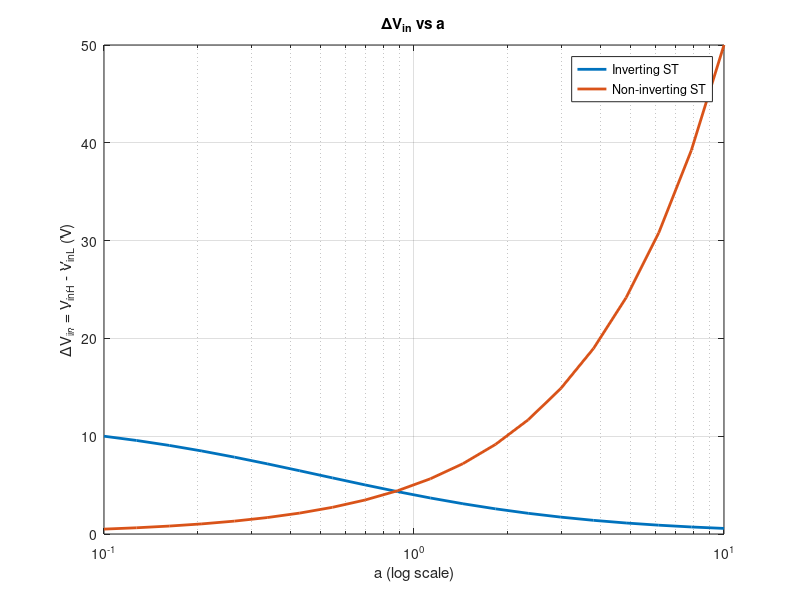
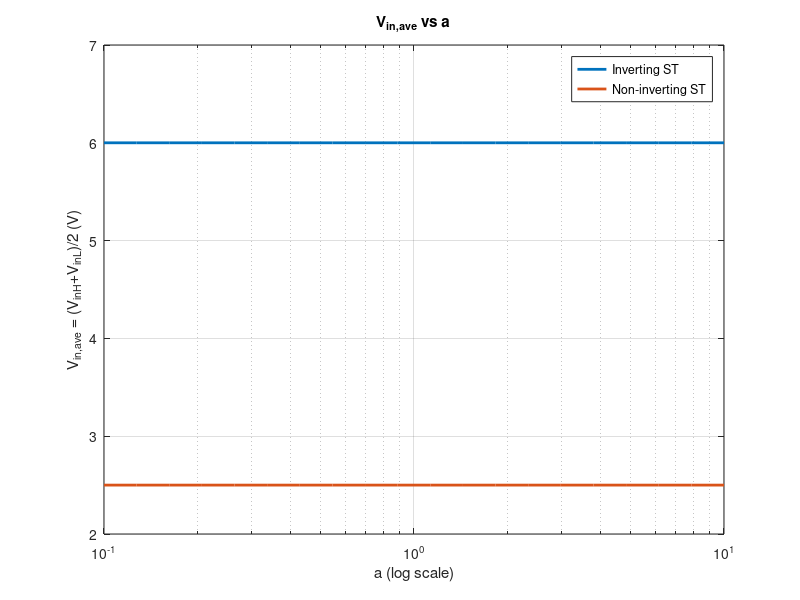
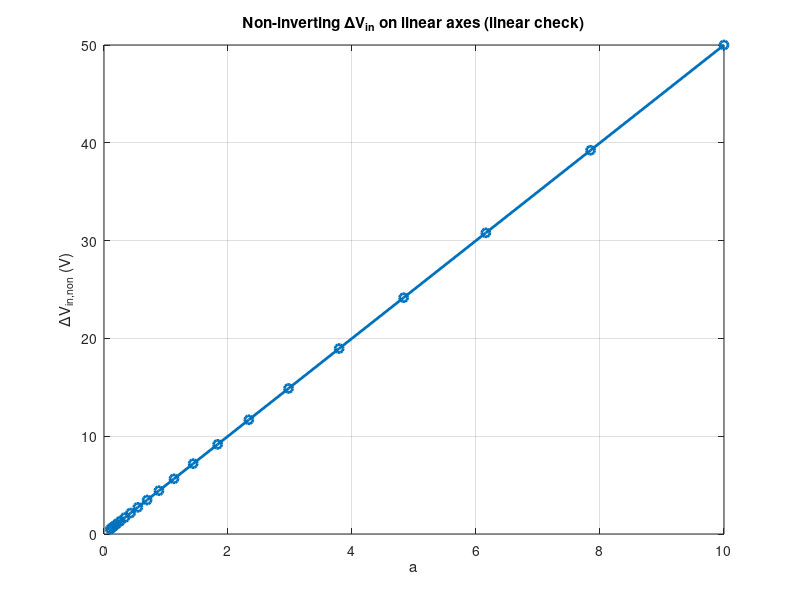
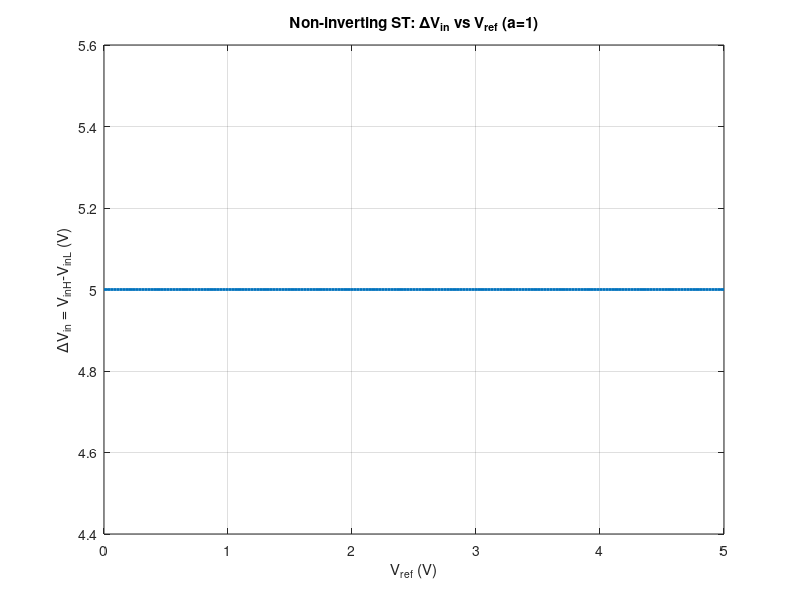

Write the MATLAB code that produced these figures, in order.
% Schmitt-trigger switching-threshold and hysteresis sweeps.
% EE A333L, Spring 2026; course-provided threshold equations.
% Lab-report collaborator attribution: ../NOTICE.md.
% Recovered from lab2.m; model body retained, sampling comment corrected.

clear; clc; close all;

% Recovered sampling: 20 points spanning two decades from 0.1 to 10
a = logspace(-1, 1, 20);   % 0.1 -> 10, 20 points

%% Inverting ST (given equations)
Vdc = 12;
VinH_inv = Vdc .* (1 + a) ./ (1 + 2*a);
VinL_inv = Vdc .* a       ./ (1 + 2*a);

dVin_inv   = VinH_inv - VinL_inv;          % = Vdc./(1+2*a), decreasing
Vinave_inv = 0.5*(VinH_inv + VinL_inv);    % = Vdc/2 (constant)

%% Non-inverting ST (Vref=2.5, VoutH=5)
Vref  = 2.5;
VoutH = 5;

VinH_non = (1 + a).*Vref;
VinL_non = (1 + a).*Vref - a.*VoutH;

dVin_non   = VinH_non - VinL_non;          % = a*VoutH = 5a, linear in a
Vinave_non = 0.5*(VinH_non + VinL_non);

%% Hysteresis width versus resistor ratio (logarithmic x-axis)
figure;
semilogx(a, dVin_inv, 'LineWidth', 2); hold on;
semilogx(a, dVin_non, 'LineWidth', 2);
grid on;
xlabel('a (log scale)');
ylabel('\DeltaV_{in} = V_{inH} - V_{inL} (V)');
legend('Inverting ST','Non-inverting ST','Location','best');
title('\DeltaV_{in} vs a');

%% Switching midpoint versus resistor ratio (logarithmic x-axis)
figure;
semilogx(a, Vinave_inv, 'LineWidth', 2); hold on;
semilogx(a, Vinave_non, 'LineWidth', 2);
grid on;
xlabel('a (log scale)');
ylabel('V_{in,ave} = (V_{inH}+V_{inL})/2 (V)');
legend('Inverting ST','Non-inverting ST','Location','best');
title('V_{in,ave} vs a');

%% Extra check: linear-axis plot to confirm non-inverting linearity
figure;
plot(a, dVin_non, 'o-', 'LineWidth', 2);
grid on;
xlabel('a');
ylabel('\DeltaV_{in,non} (V)');
title('Non-inverting \DeltaV_{in} on linear axes (linear check)');

%% Non-inverting ST: sweep Vref from 0 to 5 V, with a fixed at 1
a_fix  = 1;
VoutH  = 5;
Vref_sweep = linspace(0, 5, 200);

VinH_non_vref = (1 + a_fix).*Vref_sweep;
VinL_non_vref = (1 + a_fix).*Vref_sweep - a_fix.*VoutH;

dVin_non_vref   = VinH_non_vref - VinL_non_vref;
Vinave_non_vref = 0.5*(VinH_non_vref + VinL_non_vref);

%% Plot ΔVin vs Vref
figure;
plot(Vref_sweep, dVin_non_vref, 'LineWidth', 2);
grid on;
xlabel('V_{ref} (V)');
ylabel('\DeltaV_{in} = V_{inH}-V_{inL} (V)');
title('Non-inverting ST: \DeltaV_{in} vs V_{ref} (a=1)');

%% Plot Vin,ave vs Vref
figure;
plot(Vref_sweep, Vinave_non_vref, 'LineWidth', 2);
grid on;
xlabel('V_{ref} (V)');
ylabel('V_{in,ave} = (V_{inH}+V_{inL})/2 (V)');
title('Non-inverting ST: V_{in,ave} vs V_{ref} (a=1)');
